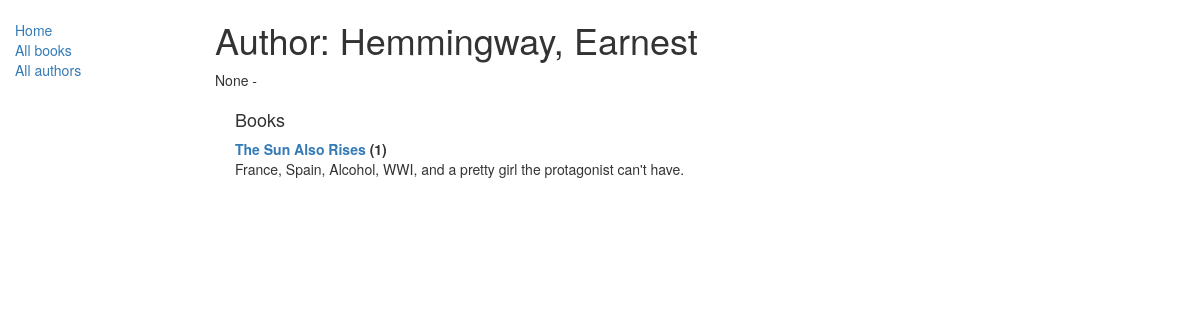
/catalog/author/2, run on the app's committed database.
### catalog/models.py (models this page shows, shortened)
class Author(models.Model):
    first_name = models.CharField(max_length=100)
    last_name = models.CharField(max_length=100)
    date_of_birth = models.DateField(null=True, blank=True)
    date_of_death = models.DateField('died', null=True, blank=True)
    class Meta:
        ordering = ["last_name","first_name"]
    def __str__(self):
        return '{0}, {1}'.format(self.last_name,self.first_name)

class Book(models.Model):
    title = models.CharField(max_length=200)
    author = models.ForeignKey('Author', on_delete=models.SET_NULL, null=True)
    summary = models.TextField(max_length=1000, help_text="Enter a brief description of the book")
    isbn = models.CharField('ISBN',max_length=13, help_text='13 Character <a href="https://www.isbn-international.org/content/what-isbn">ISBN number</a>')
    genre = models.ManyToManyField(Genre, help_text="Select a genre for this book")
    language = models.ForeignKey('Language', on_delete=models.SET_NULL, null=True)
    def __str__(self):
        return self.title

### catalog/views.py (the view)
# urls.py: path('author/<int:pk>', views.AuthorDetailView.as_view(), name='author-detail'),
class AuthorDetailView(generic.DetailView):
    model = Author

### catalog/templates/catalog/author_detail.html
{% extends "base_generic.html" %}
{% block content %}
<h1>Author: {{ author }} </h1>
<p>{{author.date_of_birth}} - {% if author.date_of_death %}{{author.date_of_death}}{% endif %}</p>
<div style="margin-left:20px;margin-top:20px">
<h4>Books</h4>
<dl>
{% for book in author.book_set.all %}
  <dt><a href="{% url 'book-detail' book.pk %}">{{book}}</a> ({{book.bookinstance_set.all.count}})</dt>
  <dd>{{book.summary}}</dd>
{% endfor %}
</dl>
</div>
{% endblock %}

### data on the page
Author: last_name+first_name "Hemmingway, Earnest", date_of_birth "None"
Book: title "The Sun Also Rises", bookinstance_set.all.count "1", summary "France, Spain, Alcohol, WWI, and a pretty girl the protagonist can't have."
